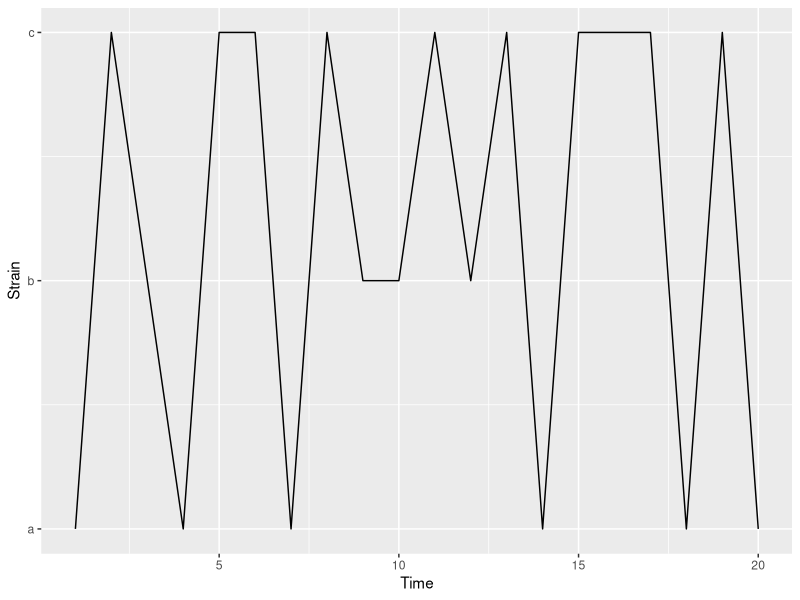
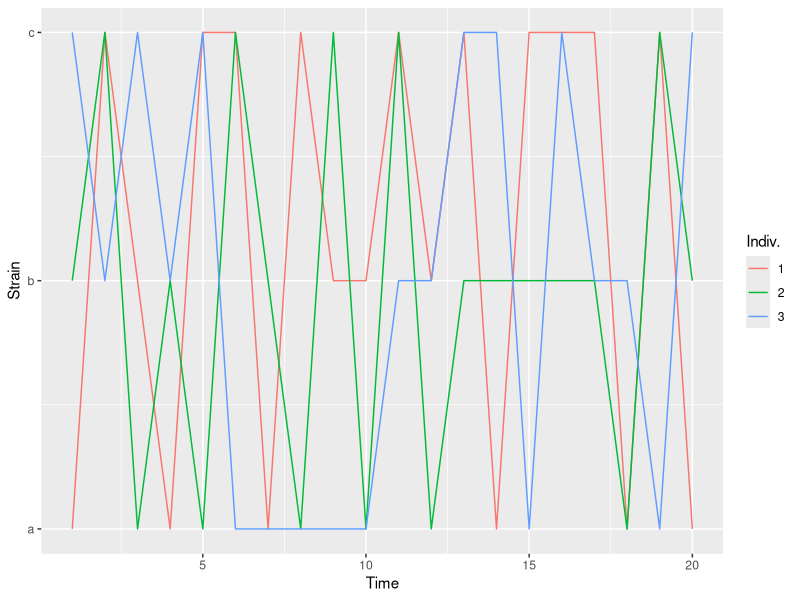
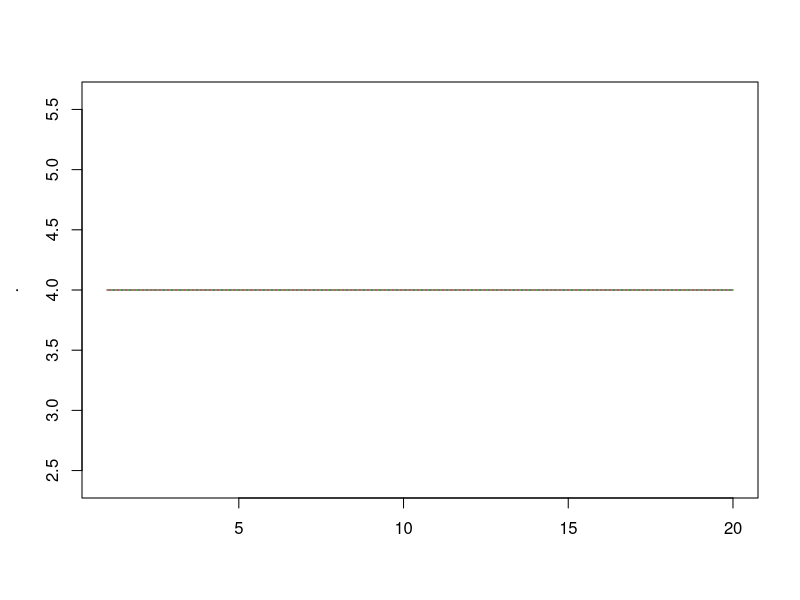
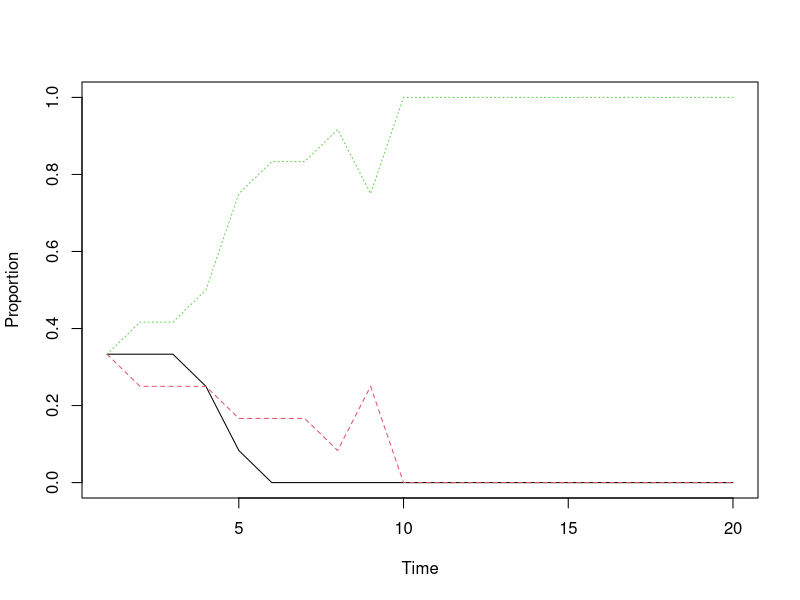

Recreate these plots in R, in order.
## ---- chunk 1
library(ggplot2)
library(testthat)
knitr::opts_chunk$set(cache = FALSE, fig.width = 8, fig.height = 5, out.extra = '')
## ---- chunk 2
set.seed(3132)
## ---- chunk 3
N <- 12
t <- 20
# create the matrix to store the simulation data
I <- matrix(NA, ncol = N, nrow = t)

# Initialise the population
I[1, ] <- rep(c("a", "b", "c"), N / 3)

# For each time step, each person is reinfected
#   by someone randomly sampled from the population.
for(t in seq(2, t)){
  I[t, ] <- sample(I[t - 1, ], N)
}
## ---- chunk 4
d1 <- data.frame(time = seq(t), strain = I[, 1])
d1$strain_num <- as.numeric(factor(d1$strain))
ggplot(d1, aes(time, strain_num)) + 
  geom_path() +
  scale_y_continuous(breaks = seq(3), labels = c('a', 'b', 'c')) +
  labs(y = 'Strain', x = 'Time')
## ---- chunk 5
d1 <- data.frame(time = rep(seq(t), 3), 
                 strain = as.vector(I[, 1:3]),
                 individual = factor(rep(1:3, each = t)))
d1$strain_num <- as.numeric(factor(d1$strain))
ggplot(d1, aes(time, strain_num, colour = individual, group = individual)) + 
  geom_path() +
  scale_y_continuous(breaks = seq(3), labels = c('a', 'b', 'c')) +
  labs(y = 'Strain', x = 'Time', colour = 'Indiv.')
## ---- chunk 6
apply(I, 1, function(x) table(factor(x, levels = c("a", "b", "c")))) %>% t %>% matplot(type = 'l')
## ---- chunk 7
N <- 12
t <- 20
I <- matrix(NA, ncol = N, nrow = t)
I[1, ] <- rep(c("a", "b", "c"), N / 3)

for(t in seq(2, t)){
  I[t, ] <- sample(I[t - 1, ], N, replace = TRUE)
}
## ---- chunk 8
(apply(I, 1, function(x) table(factor(x, levels = c("a", "b", "c")))) / N) %>% 
  t %>% 
  matplot(type = 'l', xlab = 'Time', ylab = 'Proportion')
## ---- chunk 9
initialise_pop <- function(N, t){
  I <- matrix(NA, ncol = N, nrow = t)
  I[1, ] <- rep(c("a", "b", "c"), N / 3)
  return(I)
}

update_pop <- function(x, N, t){
  x[t, ] <- sample(x[t - 1, ], N, replace = TRUE)
  return(x)
}
## ---- chunk 10
pop <- initialise_pop(12, 20) 
expect_equal(dim(pop), c(20, 12))
expect_true(all(is.na(pop[-1, ])))

populated_rows1 <- sum(apply(pop, 1, function(x) !all(is.na(x))))
pop2 <- update_pop(pop, 12, 2)
populated_rows2 <- sum(apply(pop2, 1, function(x) !all(is.na(x))))
expect_equal(populated_rows2 - populated_rows1, 1)
